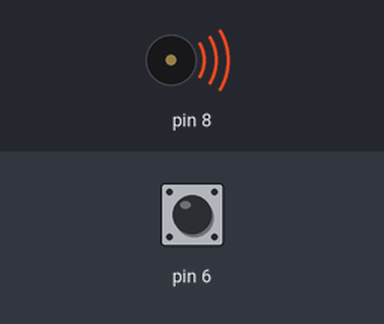
This sketch was run on a simulated Arduino Uno, built with avr-gcc and run on an emulated ATmega328P. Shown: buzzer (waves = sounding). Inputs (shaded band) come from the test bench; at power-on: pin 6 HIGH.

Above: at 1.2 s.
1.3 s: pin 6 pulled LOW for 0.25 s
At 2.3 s:
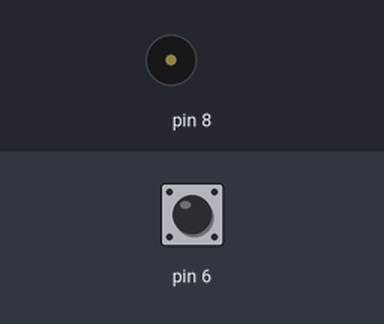
3.0 s: pin 6 pulled LOW for 1 s
At 5.1 s:
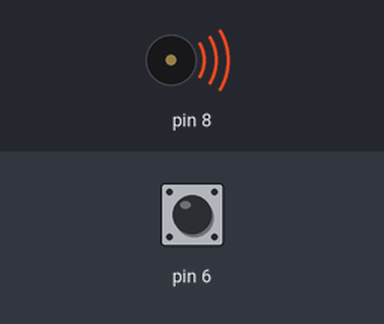
6.0 s: pin 6 pulled LOW for 3.2 s
At 7.5 s:
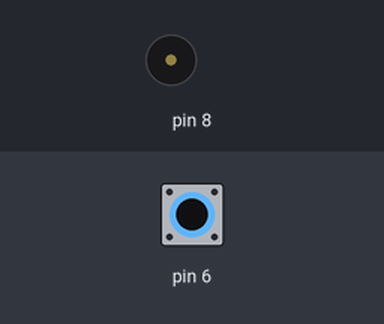
Timing chart, 0 to 9.0 s (numbered marks = the images above; inputs shaded):
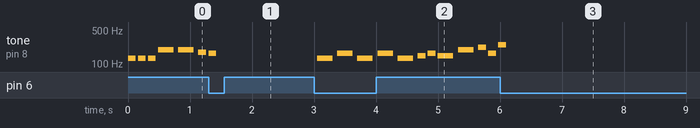

The sketch:

tone.ino
```cpp
#define NOTE_C3 131
#define NOTE_D3 147
#define NOTE_E3 165
#define NOTE_F3 175
#define NOTE_G3 196
#define NOTE_A3 220
#define NOTE_B3 247
#define NOTE_C4 262

//notes in the melody
int melody[] = {
  NOTE_C3, NOTE_C3, NOTE_C3, NOTE_G3, NOTE_G3, NOTE_F3, NOTE_E3, 0, NOTE_D3, NOTE_E3, NOTE_F3, 0, NOTE_E3,
  NOTE_D3, NOTE_C3, NOTE_C3, NOTE_E3, NOTE_D3, NOTE_G3, NOTE_C3, NOTE_C3, NOTE_C3, NOTE_D3
};

int melody2[] = {
  NOTE_C3, NOTE_E3, NOTE_C3, NOTE_E3, NOTE_C3, NOTE_D3, NOTE_E3, NOTE_D3, NOTE_G3, NOTE_A3, NOTE_E3,
  NOTE_B3, NOTE_C4, NOTE_B3, NOTE_C4, NOTE_B3, NOTE_A3, NOTE_G3, NOTE_E3, NOTE_G3, NOTE_D3, NOTE_E3, NOTE_C3
};

int noteDurations[] = {
  8, 8, 8, 4, 4, 8, 8, 8, 4, 8, 8, 8, 4,
  8, 8, 4, 4, 8, 4, 4, 8, 4, 4
};

int noteDurations2[] = {
  4, 4, 4, 4, 4, 8, 8, 4, 4, 8, 8,
  8, 8, 8, 16, 16, 16, 8, 8, 8, 8, 8, 4
};

int melodyNumber = 0;
bool previousState = HIGH;
bool isPlaying = true;

void setup() {
  // put your setup code here, to run once:
  pinMode(6, INPUT_PULLUP);
}

void loop() {
  bool presentState = digitalRead(6);

  if (presentState == LOW && previousState == HIGH) {
    isPlaying = !isPlaying;
    delay(50); // 簡單的防止按鈕抖動
  }
  previousState = presentState;

  if (isPlaying) {
    if (melodyNumber == 0) {
      for (int thisNote = 0; thisNote < 23; thisNote++) {
        int noteDuration = 1000 / noteDurations[thisNote];
        tone(8, melody[thisNote], noteDuration);

        int pauseBetweenNotes = noteDuration * 1.30;
        delay(pauseBetweenNotes);
        noTone(8); // stop the tone playing:

        // 檢查按鈕狀態以防止按鈕改變時卡在循環中
        presentState = digitalRead(6);
        if (presentState == LOW && previousState == HIGH) {
          isPlaying = !isPlaying;
          melodyNumber = 1;
          thisNote = 23;
        }
        previousState = presentState;
      }
    } else if (melodyNumber == 1) {
      for (int thisNote = 0; thisNote < 23; thisNote++) {
        int noteDuration = 1000 / noteDurations2[thisNote];
        tone(8, melody2[thisNote], noteDuration);

        int pauseBetweenNotes = noteDuration * 1.30;
        delay(pauseBetweenNotes);
        noTone(8); // stop the tone playing:

        // 檢查按鈕狀態以防止按鈕改變時卡在循環中
        presentState = digitalRead(6);
        if (presentState == LOW && previousState == HIGH) {
          isPlaying = !isPlaying;
          melodyNumber = 0;
          thisNote = 23;
        }
        previousState = presentState;
      }
    }
  } else {
    noTone(8); // 確保在暫停時不播放音樂
  }
}
```

Measured:
- after the input at 1.3 s, tone on pin 8: goes on until 1.4 s, then stays silent
- after the input at 3.0 s, tone on pin 8: plays 131 Hz for 0.25 s, 165 Hz for 0.25 s, 131 Hz for 0.25 s, 165 Hz for 0.25 s, 131 Hz for 0.25 s, 147 Hz for 0.13 s … (12 notes in this stretch), starting after 0.05 s
- after the input at 6.0 s, tone on pin 8: goes on until 6.1 s, then stays silent
- by itself, tone on pin 8: plays 131 Hz for 0.13 s, 131 Hz for 0.13 s, 131 Hz for 0.13 s, 196 Hz for 0.25 s, 196 Hz for 0.25 s, 175 Hz for 0.13 s … (7 notes in this stretch)
